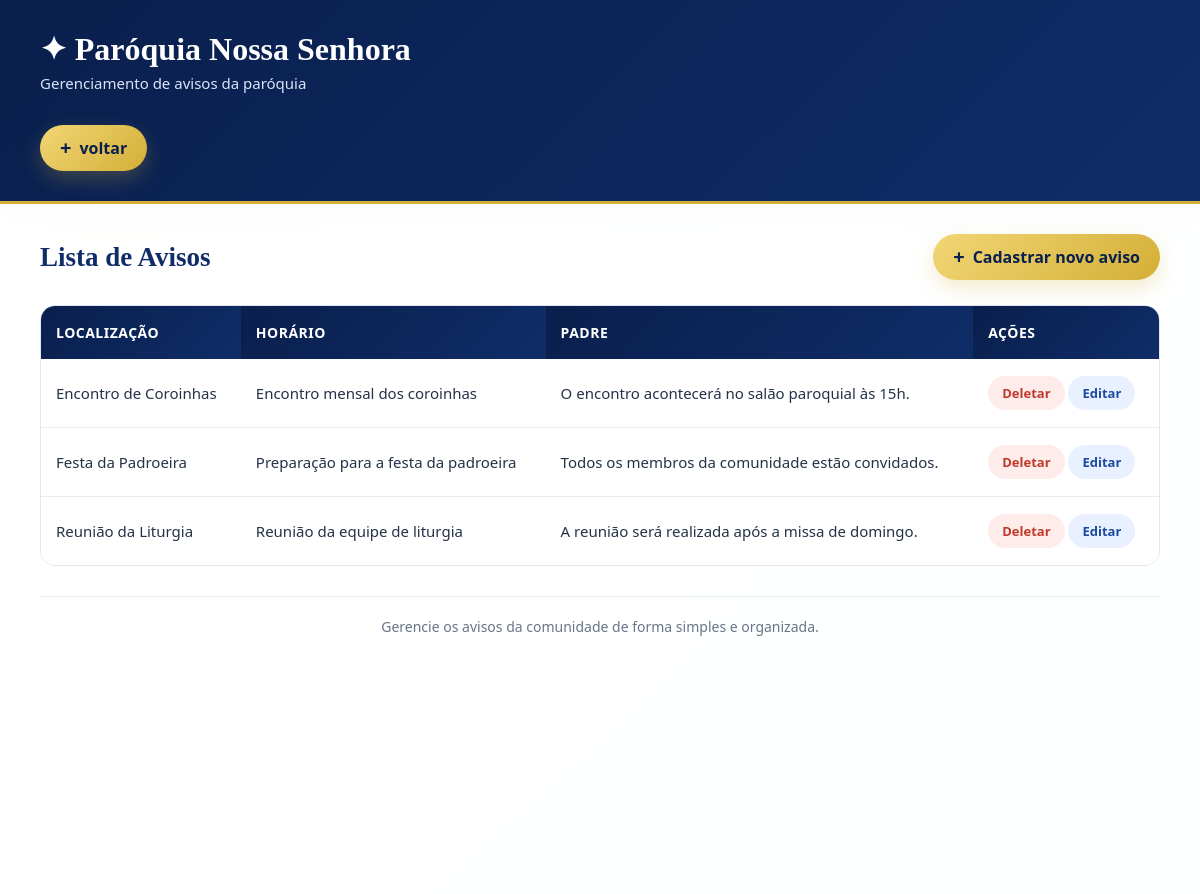
Screenshot of /avisos/listar_avisos.php with the database file from the repository.
### tables this page shows
CREATE TABLE IF NOT EXISTS avisos (
    id_avisos INT NOT NULL AUTO_INCREMENT,
    nome VARCHAR(255) NOT NULL,
    descricao VARCHAR(255) NOT NULL,
    detalhes VARCHAR(255) NOT NULL,
    secretaria_id INT NOT NULL,

    PRIMARY KEY (id_avisos),

    INDEX idx_avisos_secretaria (secretaria_id),

    CONSTRAINT fk_avisos_secretaria
        FOREIGN KEY (secretaria_id)
        REFERENCES secretaria (id_secretaria)
        ON DELETE RESTRICT
        ON UPDATE CASCADE
);

### html/func.php (called while the page is built, shortened)
<?php
function listar_aviso($conexão){
    return $conexão->query("SELECT * FROM avisos");
}
?>

### html/avisos/listar_avisos.php (the view, shortened to what this page needs)
<!DOCTYPE html>
<html lang="pt-br">
<head>
</head>
<body>
<div class="container">
    <div class="topo">
        <h1>
            ✦ Paróquia Nossa Senhora
        </h1>
        <p>
            Gerenciamento de avisos da paróquia
        </p>
        <br>
        <a
            class="btn-novo"
            href="../index.php"
        >
            voltar
        </a>
    </div>
    <div class="conteudo">
        <div class="titulo">
            <h2>
                Lista de Avisos
            </h2>
            <a
                href="inserir_avisos.php"
                class="btn-novo"
            >
                Cadastrar novo aviso
            </a>
        </div>
        <div class="tabela-container">
            <table>
                <thead>
                    <tr>
                        <th>
                            Localização
                        </th>
                        <th>
                            Horário
                        </th>
                        <th>
                            Padre
                        </th>
                        <th>
                            Ações
                        </th>
                    </tr>
                </thead>
                <tbody>
                <?php
                require_once "../func.php";
                $avisos =
                    listar_aviso($conexao);
                while (
                    $aviso =
                    mysqli_fetch_assoc($avisos)
                ) {
                    $id =
                        $aviso['id_avisos'];
                    $nome =
                        $aviso['nome'];
                    $horario =
                        $aviso['descricao'];
                    $detalhes =
                        $aviso['detalhes'];
                    echo "<tr>";
                    echo "<td>"
                        . htmlspecialchars($nome)
                        . "</td>";
                    echo "<td>"
                        . htmlspecialchars($horario)
                        . "</td>";
                    echo "<td>"
                        . htmlspecialchars($detalhes)
                        . "</td>";
                    echo "<td>";
                    echo "
                        <a
                            class='acao deletar'
                            href='deletar_avisos.php?id_avisos="
                            . $id .
                            "'
                            onclick=\"return confirm(
                                'Deseja realmente deletar este aviso?'
                            );\"
                        >
                            Deletar
                        </a>
                    ";
                    echo "
                        <a
                            class='acao editar'
                            href='inserir_avisos.php?id_avisos="
                            . $id .
                            "'
                        >
                            Editar
                        </a>
                    ";
                    echo "</td>";
                    echo "</tr>";
                }
                ?>
                </tbody>
            </table>
        </div>
        <div class="rodape-tabela">
            Gerencie os avisos da comunidade
            de forma simples e organizada.
        </div>
    </div>
</div>
</body>
</html>

### html/avisos/listar_avisos.php (style rules this page uses)
:root { --azul: #102d68; --azul2: #1c4a9e; --azul-escuro: #091f4d; --dourado: #d4af37; --dourado2: #f2d675; --fundo: #f4f7fc; --texto: #243247; --cinza: #697586; --branco: #ffffff; --vermelho: #c0392b; --sombra: 0 10px 30px rgba(16, 45, 104, .10); }
* { margin: 0; padding: 0; box-sizing: border-box; }
html, body { width: 100%; min-height: 100%; }
body { min-height: 100vh; font-family: "Segoe UI", Arial, sans-serif; color: var(--texto); background: radial-gradient( circle at 10% 10%, rgba(212, 175, 55, .10), transparent 28% ), linear-gradient( 135deg, #f8fafc, #eaf0fa ); }
.container { width: 100%; min-height: 100vh; margin: 0; }
.topo { width: 100%; background: linear-gradient( 135deg, var(--azul-escuro), var(--azul) ); color: white; padding: 30px 40px; border-radius: 0; border-bottom: 3px solid var(--dourado); box-shadow: var(--sombra); }
.topo h1 { font-family: Georgia, serif; font-size: 32px; margin-bottom: 5px; }
.topo p { color: #dce5f8; font-size: 15px; }
.conteudo { width: 100%; min-height: calc(100vh - 110px); background: rgba(255, 255, 255, .97); padding: 30px 40px; border-radius: 0; box-shadow: none; }
.titulo { display: flex; align-items: center; justify-content: space-between; gap: 20px; margin-bottom: 25px; }
.titulo h2 { color: var(--azul); font-family: Georgia, serif; font-size: 27px; }
.btn-novo { display: inline-flex; align-items: center; justify-content: center; gap: 8px; padding: 12px 20px; border-radius: 50px; background: linear-gradient( 135deg, var(--dourado2), var(--dourado) ); color: var(--azul-escuro); text-decoration: none; font-weight: 800; box-shadow: 0 8px 20px rgba(212, 175, 55, .25); transition: .25s ease; }
.btn-novo::before { content: "+"; font-size: 20px; line-height: 1; }
.topo > .btn-novo { margin-top: 10px; }
.tabela-container { width: 100%; overflow-x: auto; border-radius: 15px; border: 1px solid #e1e6ef; }
table { width: 100%; min-width: 700px; border-collapse: collapse; background: white; }
th { padding: 17px 15px; background: linear-gradient( 135deg, var(--azul-escuro), var(--azul) ); color: white; text-align: left; font-size: 14px; text-transform: uppercase; letter-spacing: .5px; }
th:first-child { border-radius: 12px 0 0 0; }
td { padding: 17px 15px; border-bottom: 1px solid #e7ebf2; color: var(--texto); font-size: 15px; vertical-align: middle; }
tbody tr { transition: .2s ease; }
tbody tr:last-child td { border-bottom: none; }
.acao { display: inline-block; padding: 8px 14px; border-radius: 20px; text-decoration: none; font-size: 13px; font-weight: 700; transition: .25s ease; }
.editar { background: #e9f0ff; color: var(--azul2); }
.deletar { background: #fdecea; color: var(--vermelho); }
.rodape-tabela { margin-top: 30px; padding-top: 20px; border-top: 1px solid #e5e9f0; color: var(--cinza); font-size: 14px; text-align: center; }

### rows the page displays
avisos: nome "Encontro de Coroinhas", descricao "Encontro mensal dos coroinhas", detalhes "O encontro acontecerá no salão paroquial às 15h."
avisos: nome "Festa da Padroeira", descricao "Preparação para a festa da padroeira", detalhes "Todos os membros da comunidade estão convidados."
avisos: nome "Reunião da Liturgia", descricao "Reunião da equipe de liturgia", detalhes "A reunião será realizada após a missa de domingo."
